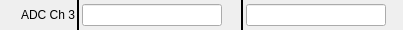
                       <widget class="QFrame" name="frame_6">
                        <property name="maximumSize">
                         <size>
                          <width>16777215</width>
                          <height>30</height>
                         </size>
                        </property>
                        <property name="frameShape">
                         <enum>QFrame::NoFrame</enum>
                        </property>
                        <property name="frameShadow">
                         <enum>QFrame::Raised</enum>
                        </property>
                        <layout class="QHBoxLayout" name="horizontalLayout_12">
                         <property name="spacing">
                          <number>2</number>
                         </property>
                         <property name="leftMargin">
                          <number>0</number>
                         </property>
                         <property name="topMargin">
                          <number>0</number>
                         </property>
                         <property name="rightMargin">
                          <number>0</number>
                         </property>
                         <property name="bottomMargin">
                          <number>0</number>
                         </property>
                         <item>
                          <layout class="QHBoxLayout" name="horizontalLayout_16">
                           <property name="spacing">
                            <number>2</number>
                           </property>
                           <item>
                            <widget class="QLabel" name="label_27">
                             <property name="minimumSize">
                              <size>
                               <width>75</width>
                               <height>0</height>
                              </size>
                             </property>
                             <property name="maximumSize">
                              <size>
                               <width>75</width>
                               <height>16777215</height>
                              </size>
                             </property>
                             <property name="text">
                              <string>ADC Ch 3</string>
                             </property>
                             <property name="alignment">
                              <set>Qt::AlignRight|Qt::AlignTrailing|Qt::AlignVCenter</set>
                             </property>
                            </widget>
                           </item>
                           <item>
                            <widget class="Line" name="line_17">
                             <property name="frameShadow">
                              <enum>QFrame::Plain</enum>
                             </property>
                             <property name="lineWidth">
                              <number>2</number>
                             </property>
                             <property name="orientation">
                              <enum>Qt::Vertical</enum>
                             </property>
                            </widget>
                           </item>
                           <item>
                            <widget class="PyDMLineEdit" name="PyDMLineEdit_9">
                             <property name="minimumSize">
                              <size>
                               <width>140</width>
                               <height>0</height>
                              </size>
                             </property>
                             <property name="maximumSize">
                              <size>
                               <width>140</width>
                               <height>16777215</height>
                              </size>
                             </property>
                             <property name="toolTip">
                              <string/>
                             </property>
                             <property name="alignment">
                              <set>Qt::AlignCenter</set>
                             </property>
                             <property name="showUnits" stdset="0">
                              <bool>true</bool>
                             </property>
                             <property name="precisionFromPV" stdset="0">
                              <bool>false</bool>
                             </property>
                             <property name="channel" stdset="0">
                              <string>ca://TPR:${LOCA}:${IOC_UNIT}:${INST}:TRG13_SYS0_TDES</string>
                             </property>
                            </widget>
                           </item>
                           <item>
                            <widget class="PyDMByteIndicator" name="PyDMByteIndicator_11">
                             <property name="minimumSize">
                              <size>
                               <width>15</width>
                               <height>15</height>
                              </size>
                             </property>
                             <property name="maximumSize">
                              <size>
                               <width>15</width>
                               <height>15</height>
                              </size>
                             </property>
                             <property name="toolTip">
                              <string/>
                             </property>
                             <property name="channel" stdset="0">
                              <string>ca://TPR:${LOCA}:${IOC_UNIT}:${INST}:TRG13_SYS0_TCTL</string>
                             </property>
                             <property name="showLabels" stdset="0">
                              <bool>false</bool>
                             </property>
                             <property name="labels" stdset="0">
                              <stringlist>
                               <string></string>
                              </stringlist>
                             </property>
                            </widget>
                           </item>
                           <item>
                            <widget class="Line" name="line_5">
                             <property name="frameShadow">
                              <enum>QFrame::Plain</enum>
                             </property>
                             <property name="lineWidth">
                              <number>2</number>
                             </property>
                             <property name="orientation">
                              <enum>Qt::Vertical</enum>
                             </property>
                            </widget>
                           </item>
                           <item>
                            <widget class="PyDMLineEdit" name="PyDMLineEdit_10">
                             <property name="minimumSize">
                              <size>
                               <width>140</width>
                               <height>0</height>
                              </size>
                             </property>
                             <property name="maximumSize">
                              <size>
                               <width>140</width>
                               <height>16777215</height>
                              </size>
                             </property>
                             <property name="toolTip">
                              <string/>
                             </property>
                             <property name="alignment">
                              <set>Qt::AlignCenter</set>
                             </property>
                             <property name="showUnits" stdset="0">
                              <bool>true</bool>
                             </property>
                             <property name="precisionFromPV" stdset="0">
                              <bool>false</bool>
                             </property>
                             <property name="channel" stdset="0">
                              <string>ca://TPR:${LOCA}:${IOC_UNIT}:${INST}:TRG13_SYS2_TDES</string>
                             </property>
                            </widget>
                           </item>
                           <item>
                            <widget class="PyDMByteIndicator" name="PyDMByteIndicator_12">
                             <property name="minimumSize">
                              <size>
                               <width>15</width>
                               <height>15</height>
                              </size>
                             </property>
                             <property name="maximumSize">
                              <size>
                               <width>15</width>
                               <height>15</height>
                              </size>
                             </property>
                             <property name="toolTip">
                              <string/>
                             </property>
                             <property name="channel" stdset="0">
                              <string>ca://TPR:${LOCA}:${IOC_UNIT}:${INST}:TRG13_SYS2_TCTL</string>
                             </property>
                             <property name="showLabels" stdset="0">
                              <bool>false</bool>
                             </property>
                             <property name="labels" stdset="0">
                              <stringlist>
                               <string></string>
                              </stringlist>
                             </property>
                            </widget>
                           </item>
                          </layout>
                         </item>
                        </layout>
                       </widget>
